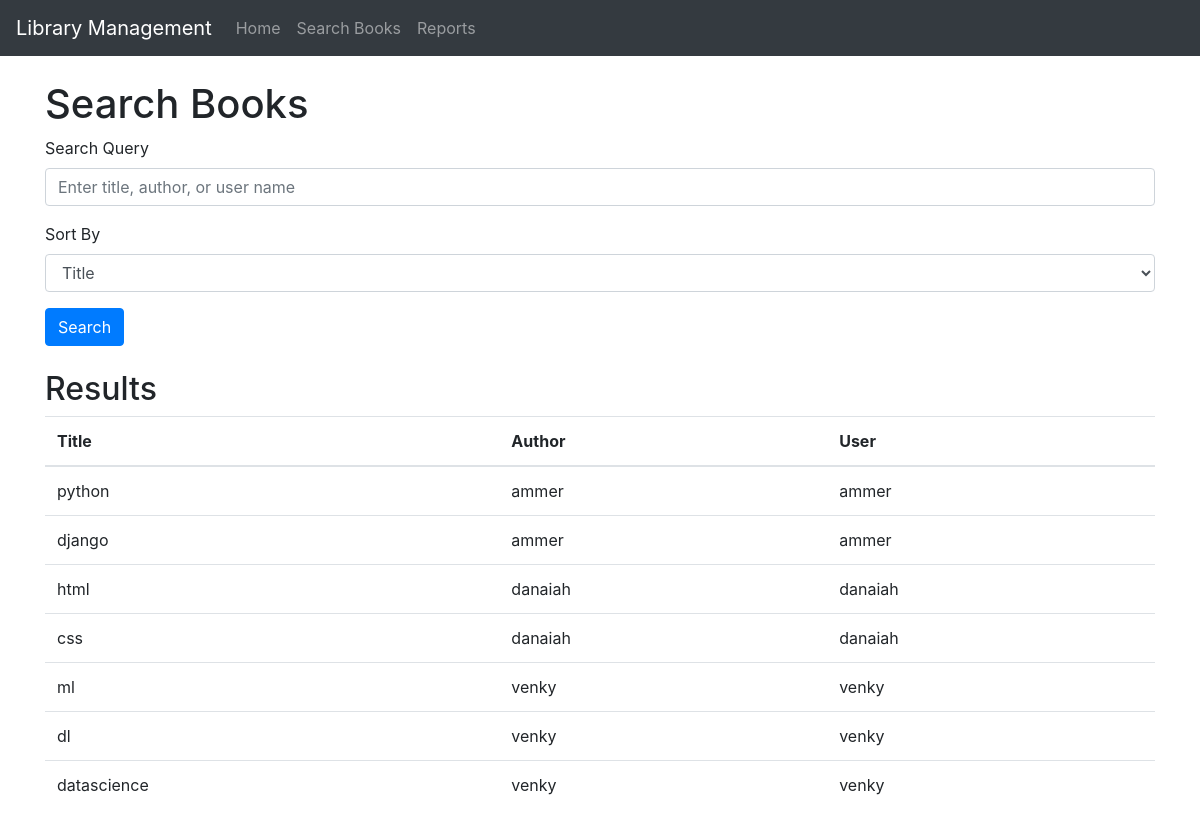
Screenshot of /search with the database file from the repository.
### tables this page shows
CREATE TABLE books
                (book_id INTEGER PRIMARY KEY AUTOINCREMENT, title TEXT, author TEXT, user_id INTEGER, FOREIGN KEY(user_id) REFERENCES users(user_id));

CREATE TABLE users
                (user_id INTEGER PRIMARY KEY AUTOINCREMENT, name TEXT, email TEXT UNIQUE);

### app.py (the view)
@app.route('/search', methods=['GET', 'POST'])
def search():
    conn = get_db_connection()
    if request.method == 'POST':
        search_query = request.form['search_query']
        sort_by = request.form['sort_by']
        if search_query:
            books = conn.execute('SELECT b.book_id, b.title, b.author, u.name FROM books b JOIN users u ON b.user_id = u.user_id WHERE b.title LIKE ? OR b.author LIKE ? OR u.name LIKE ? ORDER BY ? ASC', ('%'+search_query+'%', '%'+search_query+'%', '%'+search_query+'%', sort_by)).fetchall()
        else:
            books = conn.execute('SELECT b.book_id, b.title, b.author, u.name FROM books b JOIN users u ON b.user_id = u.user_id ORDER BY ? ASC', (sort_by,)).fetchall()
    else:
        books = conn.execute('SELECT b.book_id, b.title, b.author, u.name FROM books b JOIN users u ON b.user_id = u.user_id').fetchall()
    conn.close()
    return render_template('search.html', books=books)

### app.py (called while the page is built)
def get_db_connection():
    conn = sqlite3.connect('library.db')
    conn.row_factory = sqlite3.Row
    return conn

### templates/search.html (shortened to what this page needs)
{% extends 'base.html' %}
{% block content %}
<h1>Search Books</h1>
<form method="post" action="{{ url_for('search') }}">
    <div class="form-group">
        <label for="search_query">Search Query</label>
        <input type="text" class="form-control" id="search_query" name="search_query" placeholder="Enter title, author, or user name">
    </div>
    <div class="form-group">
        <label for="sort_by">Sort By</label>
        <select class="form-control" id="sort_by" name="sort_by">
            <option value="title">Title</option>
        </select>
    </div>
    <button type="submit" class="btn btn-primary">Search</button>
</form>
<h2 class="mt-4">Results</h2>
<table class="table">
    <thead>
        <tr>
            <th>Title</th>
            <th>Author</th>
            <th>User</th>
        </tr>
    </thead>
    <tbody>
        {% for book in books %}
        <tr>
            <td>{{ book.title }}</td>
            <td>{{ book.author }}</td>
            <td>{{ book.name }}</td>
        </tr>
        {% endfor %}
    </tbody>
</table>
{% endblock %}

### rows the page displays
books: title "python", author "ammer", name "ammer"
books: title "django", author "ammer", name "ammer"
books: title "html", author "danaiah", name "danaiah"
books: title "css", author "danaiah", name "danaiah"
books: title "ml", author "venky", name "venky"
books: title "dl", author "venky", name "venky"
books: title "datascience", author "venky", name "venky"
